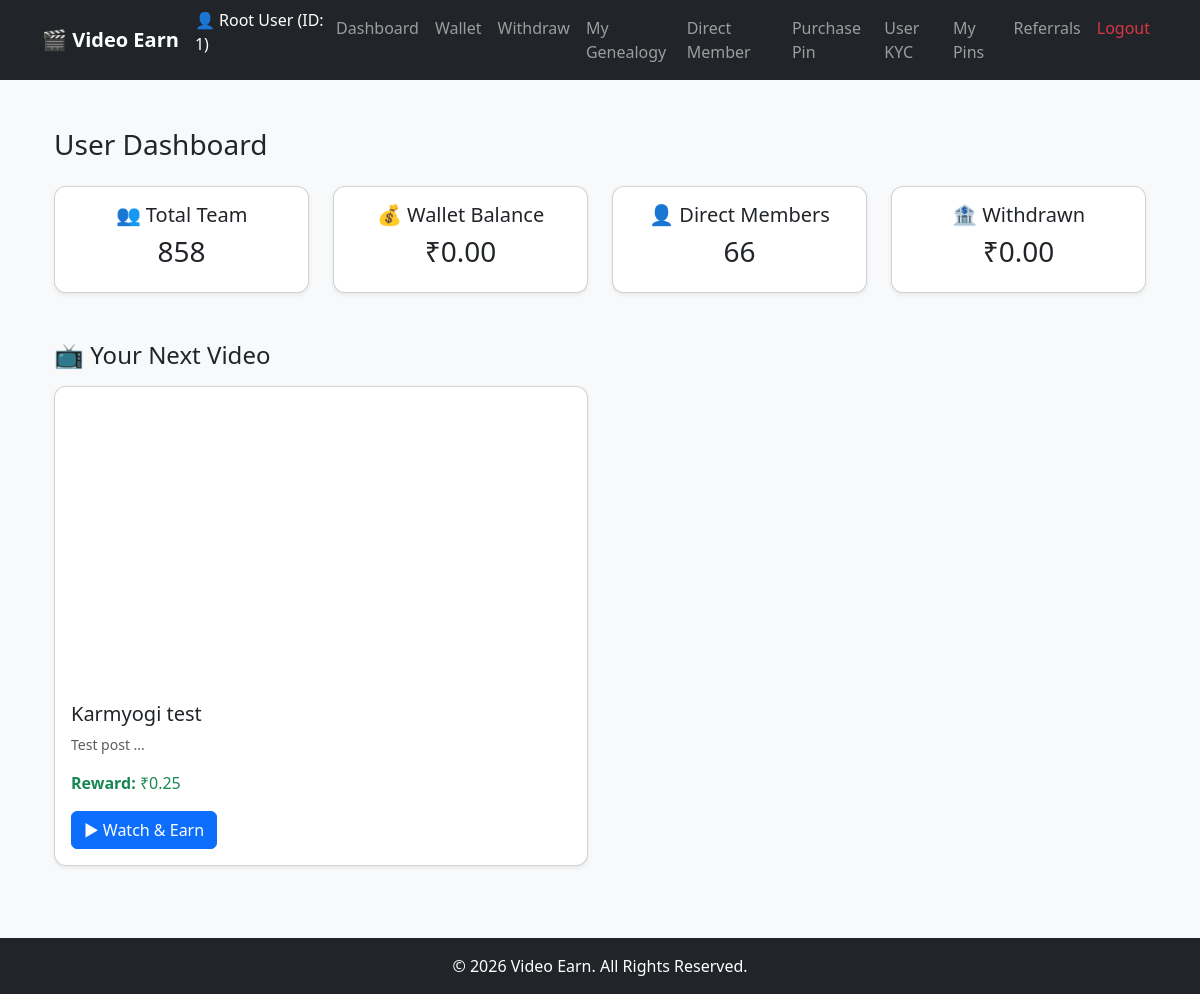
Screenshot of /user_dashboard.php (signed in) with the database file from the repository.
### tables this page shows
CREATE TABLE `users` (
  `id` int(11) NOT NULL,
  `sponsor_id` int(11) DEFAULT NULL,
  `parent_id` int(11) DEFAULT NULL,
  `position` enum('left','right') DEFAULT NULL,
  `name` varchar(150) NOT NULL,
  `email` varchar(150) NOT NULL,
  `mobile` varchar(20) DEFAULT NULL,
  `password` varchar(255) NOT NULL,
  `plain_password` varchar(100) DEFAULT NULL,
  `pin` varchar(32) DEFAULT NULL,
  `is_active` tinyint(1) DEFAULT 0,
  `referrer_id` int(11) DEFAULT NULL,
  `wallet_balance` decimal(10,2) DEFAULT 0.00,
  `created_at` datetime DEFAULT current_timestamp(),
  `product_id` int(11) DEFAULT NULL,
  `delivery_type` enum('Booking','Instant') DEFAULT 'Instant'
);

CREATE TABLE `videos` (
  `id` int(11) NOT NULL,
  `title` varchar(255) NOT NULL,
  `description` text DEFAULT NULL,
  `file_path` varchar(255) DEFAULT NULL,
  `embed_url` varchar(255) DEFAULT NULL,
  `earn_percent` decimal(5,2) NOT NULL DEFAULT 1.00,
  `earn_amount` decimal(10,2) DEFAULT NULL,
  `created_by` int(11) DEFAULT NULL,
  `created_at` datetime DEFAULT current_timestamp(),
  `status` enum('active','inactive') DEFAULT 'active'
);

### user_dashboard.php (the view, shortened to what this page needs)
<?php
require 'config/db.php';
$user_id = (int) $_SESSION['user_id'];
$stmt = $conn->prepare("SELECT COUNT(*) AS total_directs FROM users WHERE sponsor_id = ?");
$stmt->bind_param("i", $user_id);
$stmt->execute();
$res = $stmt->get_result();
$row = $res->fetch_assoc();
$total_directs = isset($row['total_directs']) ? (int)$row['total_directs'] : 0;
$total_team = 0;
$max_level = 12;
$stmtTeam = $conn->prepare("SELECT id FROM users WHERE sponsor_id = ?");
$sponsor_id = 0;
$stmtTeam->bind_param('i', $sponsor_id);
$queue = [$user_id];
$current_level = 0;
while (!empty($queue) && $current_level < $max_level) {
    $next = [];
    foreach ($queue as $s) {
        $res = $stmtTeam->get_result();
        while ($r = $res->fetch_assoc()) {
            $total_team++;
            $next[] = (int)$r['id'];
        }
    }
    $queue = $next;
    $current_level++;
}
$stmt = $conn->prepare("SELECT balance FROM wallet WHERE user_id = ?");
$stmt->bind_param("i", $user_id);
$stmt->execute();
$res = $stmt->get_result();
$row = $res->fetch_assoc();
$total_wallet = $row ? floatval($row['balance']) : 0.00;
$stmt = $conn->prepare("SELECT IFNULL(SUM(amount),0) AS total_withdraw FROM withdrawals WHERE user_id = ?");
$stmt->bind_param("i", $user_id);
$stmt->execute();
$res = $stmt->get_result();
$row = $res->fetch_assoc();
$total_withdraw = isset($row['total_directs']) ? (int)$row['total_directs'] : 0;
include 'includes/header.php';
?>
<div class="container mt-4">
    <h3 class="mb-4">User Dashboard</h3>
    <div class="row g-4">
        <div class="col-md-3">
            <div class="card text-center shadow-sm p-3">
                <h5>👥 Total Team</h5>
                <h3><?= $total_team ?></h3>
            </div>
        </div>
        <div class="col-md-3">
            <div class="card text-center shadow-sm p-3">
                <h5>💰 Wallet Balance</h5>
                <h3>₹<?= number_format($total_wallet, 2) ?></h3>
            </div>
        </div>
        <div class="col-md-3">
            <div class="card text-center shadow-sm p-3">
                <h5>👤 Direct Members</h5>
                <h3><?= $total_directs ?></h3>
            </div>
        </div>
        <div class="col-md-3">
            <div class="card text-center shadow-sm p-3">
                <h5>🏦 Withdrawn</h5>
                <h3>₹<?= number_format($total_withdraw, 2) ?></h3>
            </div>
        </div>
    </div>
</div>
<div class="container mt-5">
    <h4 class="mb-3">📺 Your Next Video</h4>
    <div class="row">
        <?php
        $stmt = $conn->prepare("
            SELECT v.id, v.title, v.description, v.embed_url, v.file_path, v.earn_amount
            FROM videos v
            WHERE v.id NOT IN (
                SELECT video_id FROM watch_history WHERE user_id = ?
            )
            ORDER BY v.id DESC
            LIMIT 1
        ");
        if ($stmt) {
            $stmt->bind_param("i", $user_id);
            $stmt->execute();
            $res = $stmt->get_result();
            if ($res->num_rows > 0) {
                $video = $res->fetch_assoc();
                $embed_url = "";
                if (!empty($video['embed_url'])) {
                    $embed_url = $video['embed_url'];
                    if (strpos($embed_url, "watch?v=") !== false) {
                        $embed_url = str_replace("watch?v=", "embed/", $embed_url);
                    }
                }
                ?>
                <div class="col-md-6">
                    <div class="card shadow-sm">
                        <div class="ratio ratio-16x9">
                            <?php if (!empty($embed_url)): ?>
                                <iframe src="<?= htmlspecialchars($embed_url) ?>" frameborder="0" allowfullscreen></iframe>
                            <?php elseif (!empty($video['file_path']) && file_exists('uploads/' . $video['file_path'])): ?>
                                <video controls>
                                    <source src="uploads/<?= htmlspecialchars($video['file_path']) ?>" type="video/mp4">
                                </video>
                            <?php else: ?>
                                <div class="alert alert-danger m-2">No preview available</div>
                            <?php endif; ?>
                        </div>
                        <div class="card-body">
                            <h5 class="card-title"><?= htmlspecialchars($video['title']) ?></h5>
                            <p class="card-text small text-muted"><?= htmlspecialchars(substr($video['description'], 0, 80)) ?>...</p>
                            <p class="text-success"><strong>Reward:</strong> ₹<?= number_format($video['earn_amount'], 2) ?></p>
                            <a href="watch_video.php?id=<?= (int)$video['id'] ?>" class="btn btn-primary">▶ Watch & Earn</a>
                        </div>
                    </div>
                </div>
                <?php
            } else {
                echo "<div class='col-12'><div class='alert alert-info'>🎉 You have watched all available videos!</div></div>";
            }
        } else {
            echo "<div class='col-12'><div class='alert alert-danger'>Error: " . $conn->error . "</div></div>";
        }
        ?>
    </div>
</div>
<?php include 'includes/footer.php'; ?>

### includes/header.php (shortened to what this page needs)
<?php
require_once __DIR__ . '/../config/db.php';
$user = null;
if (isset($_SESSION['user_id'])) {
    $uid = (int)$_SESSION['user_id'];
    $result = $conn->query("SELECT id, name FROM users WHERE id = $uid LIMIT 1");
    if ($result && $result->num_rows > 0) {
        $user = $result->fetch_assoc();
    }
}
?>
<!doctype html>
<html lang="en">
<head>
  <link href="https://cdn.jsdelivr.net/npm/bootstrap@5.3.3/dist/css/bootstrap.min.css" rel="stylesheet">
  <link href="assets/css/style.css" rel="stylesheet">
</head>
<body>
<nav class="navbar navbar-expand-lg navbar-dark bg-dark">
  <div class="container">
    <a class="navbar-brand" href="dashboard.php">🎬 Video Earn</a>
    <div class="collapse navbar-collapse" id="navbarNav">
      <ul class="navbar-nav ms-auto">
        <?php if(isset($_SESSION['user_id']) && $user): ?>
          <li class="nav-item">
            <span class="navbar-text text-white me-3">
              👤 <?= htmlspecialchars($user['name']) ?> (ID: <?= $user['id'] ?>)
            </span>
          </li>
          <li class="nav-item"><a href="dashboard.php" class="nav-link">Dashboard</a></li>
          <li class="nav-item"><a href="wallet.php" class="nav-link">Wallet</a></li>
          <li class="nav-item"><a href="withdraw.php" class="nav-link">Withdraw</a></li>
          <li class="nav-item"><a href="genealogy.php" class="nav-link">My Genealogy</a></li>
          <li class="nav-item"><a href="direct_list.php" class="nav-link">Direct Member</a></li>
          <li class="nav-item"><a href="purchase_pin.php" class="nav-link">Purchase Pin</a></li>
          <li class="nav-item"><a href="user_kyc.php" class="nav-link">User KYC</a></li>
          <li class="nav-item"><a href="my_vouchers.php" class="nav-link">My Pins</a></li>
          <li class="nav-item"><a href="referral.php" class="nav-link">Referrals</a></li>
          <li class="nav-item"><a href="logout.php" class="nav-link text-danger">Logout</a></li>
        <?php else: ?>
          <li class="nav-item"><a href="login.php" class="nav-link">Login</a></li>
          <li class="nav-item"><a href="register.php" class="nav-link">Register</a></li>
        <?php endif; ?>
      </ul>
    </div>
  </div>
</nav>
<div class="container py-4">

### assest/style.css (style rules this page uses)
body { background-color: #f8f9fa; }
h1, h2, h3 { font-family: 'Segoe UI', sans-serif; }
.navbar-brand { font-weight: bold; }
.card { border-radius: 12px; }

### rows the page displays
users: name "Root User", id "1"
videos: title "Karmyogi test", description "Test post", earn_amount "0.25"

### other values shown
$total_team "858"
$total_wallet "0.00"
$total_directs "66"
$total_withdraw "0.00"
